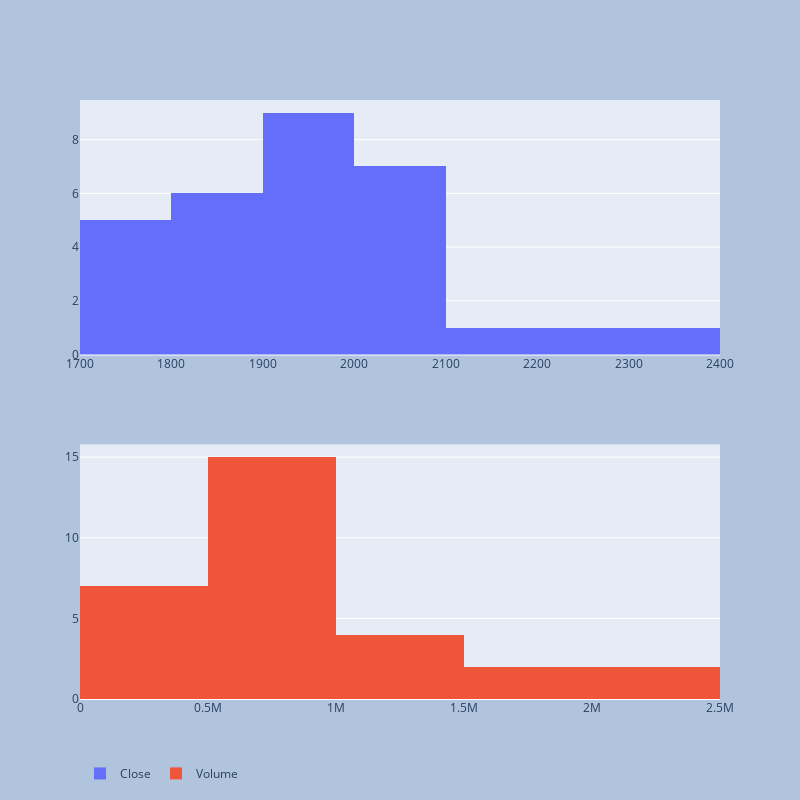

Notebook cell for this chart:
### Code cell
colsToDist_4=[ 'Close','Volume' ]
print(colsToDist_4)
fig=plot_mutiple_histrogram(df,colsToDist_4,len(colsToDist_4))
pio.write_image(fig, f"{report_path}\\{symbol}_PriceVol.png")
fig

### Figure 1 — Plotly figure (JSON) as saved in the notebook; plotly's stock layout.template omitted (floating-point values rounded to 4 significant figures)
{"data": [{"name": "Close", "type": "histogram", "x": [2229.0, 2342.0, 2085.0, 1960.0, 2010.0, 2009.0, 2145.0, 2024.0, 2091.0, 1915.0, 2020.0, 1959.0, 1975.0, 2043.0, 1973.0, 1979.0, 1943.0, 1792.0, 1727.0, 1792.0, 1814.0, 1999.0, 1942.0, 1818.0, 1834.0, 1775.0, 1805.0, 1806.0, 1860.0, 1754.0], "xaxis": "x", "yaxis": "y"}, {"name": "Volume", "type": "histogram", "x": [1575000.0, 1551000.0, 2023000.0, 2305000.0, 1134000.0, 482000.0, 514400.0, 822100.0, 568200.0, 631600.0, 741477, 577000.0, 238900.0, 355700.0, 636085, 534097, 524800.0, 1169000.0, 1297000.0, 558300.0, 432400.0, 814900.0, 751100.0, 1038000.0, 788800.0, 741300.0, 388300.0, 372000.0, 804300.0, 462000.0], "xaxis": "x2", "yaxis": "y2"}], "layout": {"autosize": true, "height": 800, "legend": {"orientation": "h"}, "paper_bgcolor": "LightSteelBlue", "width": 800, "xaxis": {"anchor": "y", "autorange": true, "domain": [0, 1], "range": [1700, 2400], "type": "linear"}, "xaxis2": {"anchor": "y2", "autorange": true, "domain": [0, 1], "range": [0, 2500000], "type": "linear"}, "yaxis": {"anchor": "x", "autorange": true, "domain": [0.575, 1], "range": [0, 9.474]}, "yaxis2": {"anchor": "x2", "autorange": true, "domain": [0, 0.425], "range": [0, 15.79]}}}
